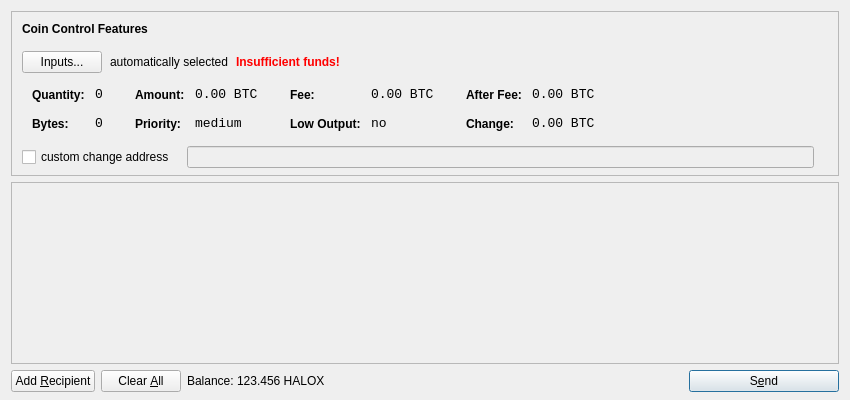
<?xml version="1.0" encoding="UTF-8"?>
<ui version="4.0">
 <class>SendCoinsDialog</class>
 <widget class="QDialog" name="SendCoinsDialog">
  <property name="geometry">
   <rect>
    <x>0</x>
    <y>0</y>
    <width>850</width>
    <height>400</height>
   </rect>
  </property>
  <property name="windowTitle">
   <string>Send Coins</string>
  </property>
  <layout class="QVBoxLayout" name="verticalLayout" stretch="0,1,0">
   <property name="bottomMargin">
    <number>8</number>
   </property>
   <item>
    <widget class="QFrame" name="frameCoinControl">
     <property name="sizePolicy">
      <sizepolicy hsizetype="Expanding" vsizetype="Expanding">
       <horstretch>0</horstretch>
       <verstretch>0</verstretch>
      </sizepolicy>
     </property>
     <property name="maximumSize">
      <size>
       <width>16777215</width>
       <height>16777215</height>
      </size>
     </property>
     <property name="frameShape">
      <enum>QFrame::StyledPanel</enum>
     </property>
     <property name="frameShadow">
      <enum>QFrame::Sunken</enum>
     </property>
     <layout class="QVBoxLayout" name="verticalLayoutCoinControl2">
      <property name="spacing">
       <number>-1</number>
      </property>
      <property name="leftMargin">
       <number>0</number>
      </property>
      <property name="topMargin">
       <number>0</number>
      </property>
      <property name="rightMargin">
       <number>0</number>
      </property>
      <property name="bottomMargin">
       <number>6</number>
      </property>
      <item>
       <layout class="QVBoxLayout" name="verticalLayoutCoinControl" stretch="0,0,0,0,1">
        <property name="spacing">
         <number>0</number>
        </property>
        <property name="leftMargin">
         <number>10</number>
        </property>
        <property name="topMargin">
         <number>10</number>
        </property>
        <item>
         <layout class="QHBoxLayout" name="horizontalLayoutCoinControl1">
          <property name="bottomMargin">
           <number>15</number>
          </property>
          <item>
           <widget class="QLabel" name="labelCoinControlFeatures">
            <property name="sizePolicy">
             <sizepolicy hsizetype="Preferred" vsizetype="Maximum">
              <horstretch>0</horstretch>
              <verstretch>0</verstretch>
             </sizepolicy>
            </property>
            <property name="font">
             <font>
              <weight>75</weight>
              <bold>true</bold>
             </font>
            </property>
            <property name="styleSheet">
             <string notr="true">font-weight:bold;</string>
            </property>
            <property name="text">
             <string>Coin Control Features</string>
            </property>
           </widget>
          </item>
         </layout>
        </item>
        <item>
         <layout class="QHBoxLayout" name="horizontalLayoutCoinControl2" stretch="0,0,0,0">
          <property name="spacing">
           <number>8</number>
          </property>
          <property name="bottomMargin">
           <number>10</number>
          </property>
          <item>
           <widget class="QPushButton" name="pushButtonCoinControl">
            <property name="styleSheet">
             <string notr="true"/>
            </property>
            <property name="text">
             <string>Inputs...</string>
            </property>
           </widget>
          </item>
          <item>
           <widget class="QLabel" name="labelCoinControlAutomaticallySelected">
            <property name="text">
             <string>automatically selected</string>
            </property>
            <property name="margin">
             <number>5</number>
            </property>
           </widget>
          </item>
          <item>
           <widget class="QLabel" name="labelCoinControlInsuffFunds">
            <property name="font">
             <font>
              <weight>75</weight>
              <bold>true</bold>
             </font>
            </property>
            <property name="styleSheet">
             <string notr="true">color:red;font-weight:bold;</string>
            </property>
            <property name="text">
             <string>Insufficient funds!</string>
            </property>
            <property name="margin">
             <number>5</number>
            </property>
           </widget>
          </item>
          <item>
           <spacer name="horizontalSpacerCoinControl">
            <property name="orientation">
             <enum>Qt::Horizontal</enum>
            </property>
            <property name="sizeHint" stdset="0">
             <size>
              <width>40</width>
              <height>1</height>
             </size>
            </property>
           </spacer>
          </item>
         </layout>
        </item>
        <item>
         <widget class="QWidget" name="widgetCoinControl" native="true">
          <property name="sizePolicy">
           <sizepolicy hsizetype="Preferred" vsizetype="Preferred">
            <horstretch>0</horstretch>
            <verstretch>0</verstretch>
           </sizepolicy>
          </property>
          <property name="minimumSize">
           <size>
            <width>0</width>
            <height>0</height>
           </size>
          </property>
          <property name="styleSheet">
           <string notr="true"/>
          </property>
          <layout class="QHBoxLayout" name="horizontalLayoutCoinControl5">
           <property name="margin">
            <number>0</number>
           </property>
           <item>
            <layout class="QHBoxLayout" name="horizontalLayoutCoinControl3" stretch="0,0,0,1">
             <property name="spacing">
              <number>20</number>
             </property>
             <property name="topMargin">
              <number>0</number>
             </property>
             <property name="bottomMargin">
              <number>10</number>
             </property>
             <item>
              <layout class="QFormLayout" name="formLayoutCoinControl1">
               <property name="horizontalSpacing">
                <number>10</number>
               </property>
               <property name="verticalSpacing">
                <number>14</number>
               </property>
               <property name="leftMargin">
                <number>10</number>
               </property>
               <property name="topMargin">
                <number>4</number>
               </property>
               <property name="rightMargin">
                <number>6</number>
               </property>
               <item row="0" column="0">
                <widget class="QLabel" name="labelCoinControlQuantityText">
                 <property name="styleSheet">
                  <string notr="true">font-weight:bold;</string>
                 </property>
                 <property name="text">
                  <string>Quantity:</string>
                 </property>
                 <property name="margin">
                  <number>0</number>
                 </property>
                </widget>
               </item>
               <item row="0" column="1">
                <widget class="QLabel" name="labelCoinControlQuantity">
                 <property name="font">
                  <font>
                   <family>Monospace</family>
                   <pointsize>10</pointsize>
                  </font>
                 </property>
                 <property name="cursor">
                  <cursorShape>IBeamCursor</cursorShape>
                 </property>
                 <property name="contextMenuPolicy">
                  <enum>Qt::ActionsContextMenu</enum>
                 </property>
                 <property name="text">
                  <string notr="true">0</string>
                 </property>
                 <property name="margin">
                  <number>0</number>
                 </property>
                 <property name="textInteractionFlags">
                  <set>Qt::LinksAccessibleByMouse|Qt::TextSelectableByKeyboard|Qt::TextSelectableByMouse</set>
                 </property>
                </widget>
               </item>
               <item row="1" column="0">
                <widget class="QLabel" name="labelCoinControlBytesText">
                 <property name="styleSheet">
                  <string notr="true">font-weight:bold;</string>
                 </property>
                 <property name="text">
                  <string>Bytes:</string>
                 </property>
                </widget>
               </item>
               <item row="1" column="1">
                <widget class="QLabel" name="labelCoinControlBytes">
                 <property name="font">
                  <font>
                   <family>Monospace</family>
                   <pointsize>10</pointsize>
                  </font>
                 </property>
                 <property name="cursor">
                  <cursorShape>IBeamCursor</cursorShape>
                 </property>
                 <property name="contextMenuPolicy">
                  <enum>Qt::ActionsContextMenu</enum>
                 </property>
                 <property name="text">
                  <string notr="true">0</string>
                 </property>
                 <property name="textInteractionFlags">
                  <set>Qt::LinksAccessibleByMouse|Qt::TextSelectableByKeyboard|Qt::TextSelectableByMouse</set>
                 </property>
                </widget>
               </item>
              </layout>
             </item>
             <item>
              <layout class="QFormLayout" name="formLayoutCoinControl2">
               <property name="horizontalSpacing">
                <number>10</number>
               </property>
               <property name="verticalSpacing">
                <number>14</number>
               </property>
               <property name="leftMargin">
                <number>6</number>
               </property>
               <property name="topMargin">
                <number>4</number>
               </property>
               <property name="rightMargin">
                <number>6</number>
               </property>
               <item row="0" column="0">
                <widget class="QLabel" name="labelCoinControlAmountText">
                 <property name="styleSheet">
                  <string notr="true">font-weight:bold;</string>
                 </property>
                 <property name="text">
                  <string>Amount:</string>
                 </property>
                 <property name="margin">
                  <number>0</number>
                 </property>
                </widget>
               </item>
               <item row="0" column="1">
                <widget class="QLabel" name="labelCoinControlAmount">
                 <property name="font">
                  <font>
                   <family>Monospace</family>
                   <pointsize>10</pointsize>
                  </font>
                 </property>
                 <property name="cursor">
                  <cursorShape>IBeamCursor</cursorShape>
                 </property>
                 <property name="contextMenuPolicy">
                  <enum>Qt::ActionsContextMenu</enum>
                 </property>
                 <property name="text">
                  <string notr="true">0.00 BTC</string>
                 </property>
                 <property name="textInteractionFlags">
                  <set>Qt::LinksAccessibleByMouse|Qt::TextSelectableByKeyboard|Qt::TextSelectableByMouse</set>
                 </property>
                </widget>
               </item>
               <item row="1" column="0">
                <widget class="QLabel" name="labelCoinControlPriorityText">
                 <property name="styleSheet">
                  <string notr="true">font-weight:bold;</string>
                 </property>
                 <property name="text">
                  <string>Priority:</string>
                 </property>
                </widget>
               </item>
               <item row="1" column="1">
                <widget class="QLabel" name="labelCoinControlPriority">
                 <property name="font">
                  <font>
                   <family>Monospace</family>
                   <pointsize>10</pointsize>
                  </font>
                 </property>
                 <property name="cursor">
                  <cursorShape>IBeamCursor</cursorShape>
                 </property>
                 <property name="contextMenuPolicy">
                  <enum>Qt::ActionsContextMenu</enum>
                 </property>
                 <property name="text">
                  <string>medium</string>
                 </property>
                 <property name="textInteractionFlags">
                  <set>Qt::LinksAccessibleByMouse|Qt::TextSelectableByKeyboard|Qt::TextSelectableByMouse</set>
                 </property>
                </widget>
               </item>
              </layout>
             </item>
             <item>
              <layout class="QFormLayout" name="formLayoutCoinControl3">
               <property name="horizontalSpacing">
                <number>10</number>
               </property>
               <property name="verticalSpacing">
                <number>14</number>
               </property>
               <property name="leftMargin">
                <number>6</number>
               </property>
               <property name="topMargin">
                <number>4</number>
               </property>
               <property name="rightMargin">
                <number>6</number>
               </property>
               <item row="0" column="0">
                <widget class="QLabel" name="labelCoinControlFeeText">
                 <property name="styleSheet">
                  <string notr="true">font-weight:bold;</string>
                 </property>
                 <property name="text">
                  <string>Fee:</string>
                 </property>
                 <property name="margin">
                  <number>0</number>
                 </property>
                </widget>
               </item>
               <item row="0" column="1">
                <widget class="QLabel" name="labelCoinControlFee">
                 <property name="font">
                  <font>
                   <family>Monospace</family>
                   <pointsize>10</pointsize>
                  </font>
                 </property>
                 <property name="cursor">
                  <cursorShape>IBeamCursor</cursorShape>
                 </property>
                 <property name="contextMenuPolicy">
                  <enum>Qt::ActionsContextMenu</enum>
                 </property>
                 <property name="text">
                  <string notr="true">0.00 BTC</string>
                 </property>
                 <property name="textInteractionFlags">
                  <set>Qt::LinksAccessibleByMouse|Qt::TextSelectableByKeyboard|Qt::TextSelectableByMouse</set>
                 </property>
                </widget>
               </item>
               <item row="1" column="0">
                <widget class="QLabel" name="labelCoinControlLowOutputText">
                 <property name="styleSheet">
                  <string notr="true">font-weight:bold;</string>
                 </property>
                 <property name="text">
                  <string>Low Output:</string>
                 </property>
                </widget>
               </item>
               <item row="1" column="1">
                <widget class="QLabel" name="labelCoinControlLowOutput">
                 <property name="font">
                  <font>
                   <family>Monospace</family>
                   <pointsize>10</pointsize>
                  </font>
                 </property>
                 <property name="cursor">
                  <cursorShape>IBeamCursor</cursorShape>
                 </property>
                 <property name="contextMenuPolicy">
                  <enum>Qt::ActionsContextMenu</enum>
                 </property>
                 <property name="text">
                  <string>no</string>
                 </property>
                 <property name="textInteractionFlags">
                  <set>Qt::LinksAccessibleByMouse|Qt::TextSelectableByKeyboard|Qt::TextSelectableByMouse</set>
                 </property>
                </widget>
               </item>
              </layout>
             </item>
             <item>
              <layout class="QFormLayout" name="formLayoutCoinControl4">
               <property name="horizontalSpacing">
                <number>10</number>
               </property>
               <property name="verticalSpacing">
                <number>14</number>
               </property>
               <property name="leftMargin">
                <number>6</number>
               </property>
               <property name="topMargin">
                <number>4</number>
               </property>
               <property name="rightMargin">
                <number>6</number>
               </property>
               <item row="0" column="0">
                <widget class="QLabel" name="labelCoinControlAfterFeeText">
                 <property name="styleSheet">
                  <string notr="true">font-weight:bold;</string>
                 </property>
                 <property name="text">
                  <string>After Fee:</string>
                 </property>
                 <property name="margin">
                  <number>0</number>
                 </property>
                </widget>
               </item>
               <item row="0" column="1">
                <widget class="QLabel" name="labelCoinControlAfterFee">
                 <property name="font">
                  <font>
                   <family>Monospace</family>
                   <pointsize>10</pointsize>
                  </font>
                 </property>
                 <property name="cursor">
                  <cursorShape>IBeamCursor</cursorShape>
                 </property>
                 <property name="contextMenuPolicy">
                  <enum>Qt::ActionsContextMenu</enum>
                 </property>
                 <property name="text">
                  <string notr="true">0.00 BTC</string>
                 </property>
                 <property name="textInteractionFlags">
                  <set>Qt::LinksAccessibleByMouse|Qt::TextSelectableByKeyboard|Qt::TextSelectableByMouse</set>
                 </property>
                </widget>
               </item>
               <item row="1" column="0">
                <widget class="QLabel" name="labelCoinControlChangeText">
                 <property name="styleSheet">
                  <string notr="true">font-weight:bold;</string>
                 </property>
                 <property name="text">
                  <string>Change:</string>
                 </property>
                </widget>
               </item>
               <item row="1" column="1">
                <widget class="QLabel" name="labelCoinControlChange">
                 <property name="font">
                  <font>
                   <family>Monospace</family>
                   <pointsize>10</pointsize>
                  </font>
                 </property>
                 <property name="cursor">
                  <cursorShape>IBeamCursor</cursorShape>
                 </property>
                 <property name="contextMenuPolicy">
                  <enum>Qt::ActionsContextMenu</enum>
                 </property>
                 <property name="text">
                  <string notr="true">0.00 BTC</string>
                 </property>
                 <property name="textInteractionFlags">
                  <set>Qt::LinksAccessibleByMouse|Qt::TextSelectableByKeyboard|Qt::TextSelectableByMouse</set>
                 </property>
                </widget>
               </item>
              </layout>
             </item>
            </layout>
           </item>
          </layout>
         </widget>
        </item>
        <item>
         <layout class="QHBoxLayout" name="horizontalLayoutCoinControl4" stretch="0,0,0">
          <property name="spacing">
           <number>12</number>
          </property>
          <property name="sizeConstraint">
           <enum>QLayout::SetDefaultConstraint</enum>
          </property>
          <property name="topMargin">
           <number>5</number>
          </property>
          <property name="rightMargin">
           <number>5</number>
          </property>
          <item>
           <widget class="QCheckBox" name="checkBoxCoinControlChange">
            <property name="text">
             <string>custom change address</string>
            </property>
           </widget>
          </item>
          <item>
           <widget class="QLineEdit" name="lineEditCoinControlChange">
            <property name="enabled">
             <bool>false</bool>
            </property>
            <property name="sizePolicy">
             <sizepolicy hsizetype="Expanding" vsizetype="Fixed">
              <horstretch>0</horstretch>
              <verstretch>0</verstretch>
             </sizepolicy>
            </property>
           </widget>
          </item>
          <item>
           <widget class="QLabel" name="labelCoinControlChangeLabel">
            <property name="sizePolicy">
             <sizepolicy hsizetype="Preferred" vsizetype="Expanding">
              <horstretch>0</horstretch>
              <verstretch>0</verstretch>
             </sizepolicy>
            </property>
            <property name="minimumSize">
             <size>
              <width>0</width>
              <height>0</height>
             </size>
            </property>
            <property name="text">
             <string/>
            </property>
            <property name="margin">
             <number>3</number>
            </property>
           </widget>
          </item>
         </layout>
        </item>
        <item>
         <spacer name="verticalSpacerCoinControl">
          <property name="orientation">
           <enum>Qt::Vertical</enum>
          </property>
          <property name="sizeHint" stdset="0">
           <size>
            <width>800</width>
            <height>1</height>
           </size>
          </property>
         </spacer>
        </item>
       </layout>
      </item>
     </layout>
    </widget>
   </item>
   <item>
    <widget class="QScrollArea" name="scrollArea">
     <property name="widgetResizable">
      <bool>true</bool>
     </property>
     <widget class="QWidget" name="scrollAreaWidgetContents">
      <property name="geometry">
       <rect>
        <x>0</x>
        <y>0</y>
        <width>830</width>
        <height>165</height>
       </rect>
      </property>
      <layout class="QVBoxLayout" name="verticalLayout_2">
       <property name="margin">
        <number>0</number>
       </property>
       <item>
        <layout class="QVBoxLayout" name="entries">
         <property name="spacing">
          <number>6</number>
         </property>
        </layout>
       </item>
       <item>
        <spacer name="verticalSpacer">
         <property name="orientation">
          <enum>Qt::Vertical</enum>
         </property>
         <property name="sizeHint" stdset="0">
          <size>
           <width>20</width>
           <height>40</height>
          </size>
         </property>
        </spacer>
       </item>
      </layout>
     </widget>
    </widget>
   </item>
   <item>
    <layout class="QHBoxLayout" name="horizontalLayout">
     <item>
      <widget class="QPushButton" name="addButton">
       <property name="toolTip">
        <string>Send to multiple recipients at once</string>
       </property>
       <property name="text">
        <string>Add &amp;Recipient</string>
       </property>
       <property name="icon">
        <iconset resource="../bitcoin.qrc">
         <normaloff>:/icons/add</normaloff>:/icons/add</iconset>
       </property>
       <property name="autoDefault">
        <bool>false</bool>
       </property>
      </widget>
     </item>
     <item>
      <widget class="QPushButton" name="clearButton">
       <property name="sizePolicy">
        <sizepolicy hsizetype="Minimum" vsizetype="Fixed">
         <horstretch>0</horstretch>
         <verstretch>0</verstretch>
        </sizepolicy>
       </property>
       <property name="toolTip">
        <string>Remove all transaction fields</string>
       </property>
       <property name="text">
        <string>Clear &amp;All</string>
       </property>
       <property name="icon">
        <iconset resource="../bitcoin.qrc">
         <normaloff>:/icons/remove</normaloff>:/icons/remove</iconset>
       </property>
       <property name="autoRepeatDelay">
        <number>300</number>
       </property>
       <property name="autoDefault">
        <bool>false</bool>
       </property>
      </widget>
     </item>
     <item>
      <layout class="QHBoxLayout" name="horizontalLayout_2">
       <property name="spacing">
        <number>3</number>
       </property>
       <item>
        <widget class="QLabel" name="label">
         <property name="text">
          <string>Balance:</string>
         </property>
        </widget>
       </item>
       <item>
        <widget class="QLabel" name="labelBalance">
         <property name="cursor">
          <cursorShape>IBeamCursor</cursorShape>
         </property>
         <property name="text">
          <string>123.456 HALOX</string>
         </property>
         <property name="textInteractionFlags">
          <set>Qt::LinksAccessibleByMouse|Qt::TextSelectableByKeyboard|Qt::TextSelectableByMouse</set>
         </property>
        </widget>
       </item>
      </layout>
     </item>
     <item>
      <spacer name="horizontalSpacer">
       <property name="orientation">
        <enum>Qt::Horizontal</enum>
       </property>
       <property name="sizeHint" stdset="0">
        <size>
         <width>40</width>
         <height>20</height>
        </size>
       </property>
      </spacer>
     </item>
     <item>
      <widget class="QPushButton" name="sendButton">
       <property name="minimumSize">
        <size>
         <width>150</width>
         <height>0</height>
        </size>
       </property>
       <property name="toolTip">
        <string>Confirm the send action</string>
       </property>
       <property name="text">
        <string>S&amp;end</string>
       </property>
       <property name="icon">
        <iconset resource="../bitcoin.qrc">
         <normaloff>:/icons/send</normaloff>:/icons/send</iconset>
       </property>
       <property name="default">
        <bool>true</bool>
       </property>
      </widget>
     </item>
    </layout>
   </item>
  </layout>
 </widget>
 <resources>
  <include location="../bitcoin.qrc"/>
 </resources>
 <connections/>
</ui>
